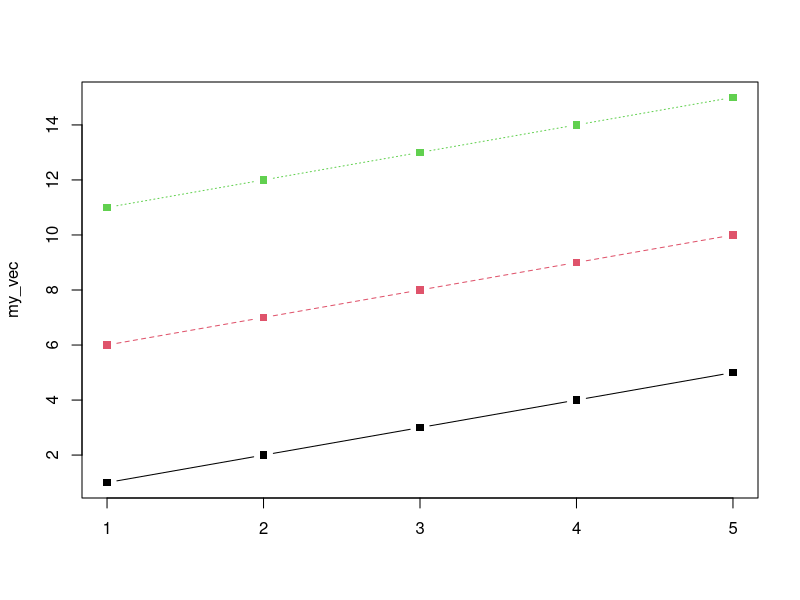
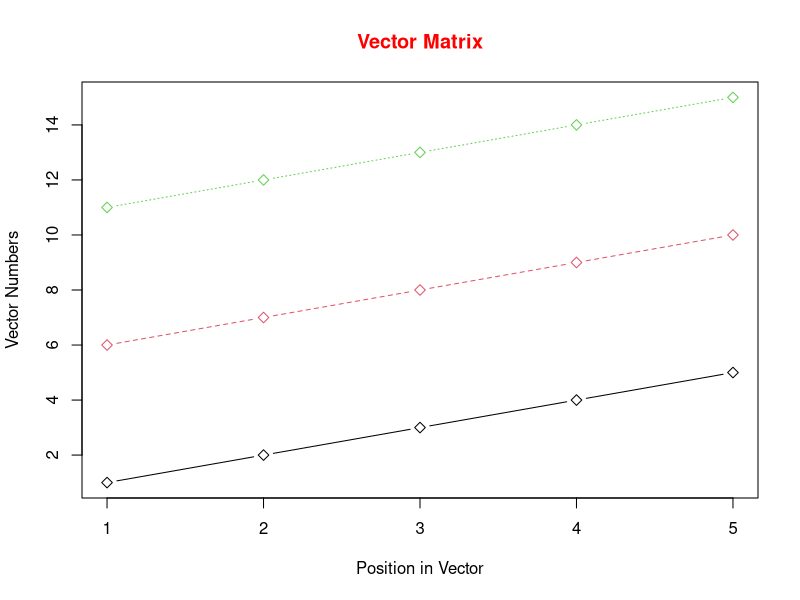
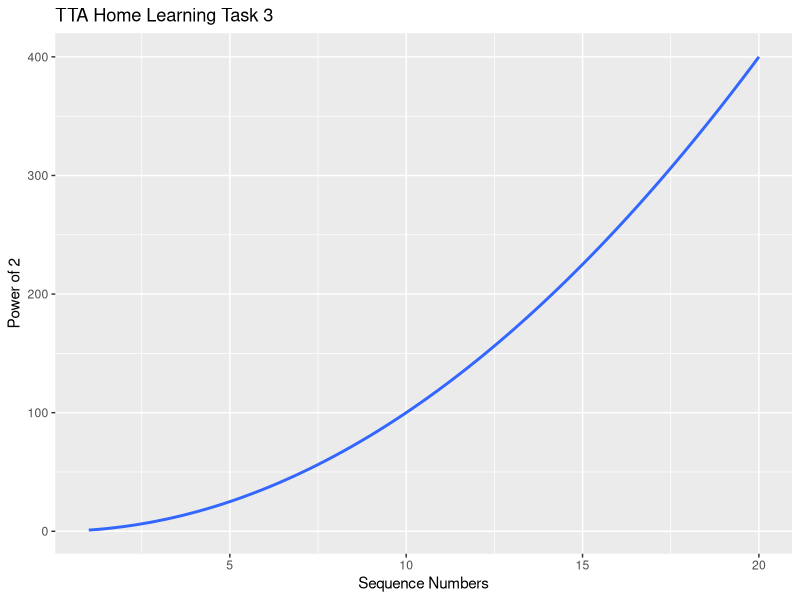
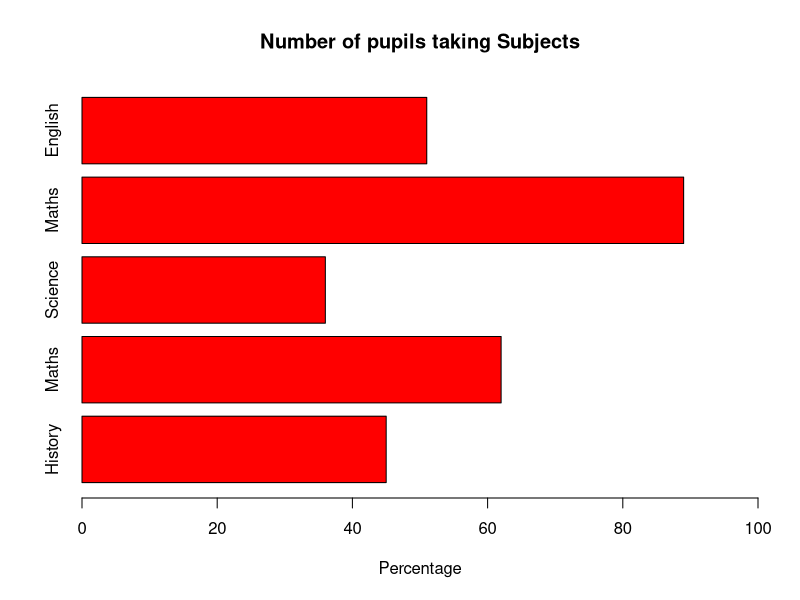

Source code (R) for these figures, in order:
# Task 1 
a <- 1:5
b <- 6:10
c <- 11:15

my_vec <- data.frame(a,b,c)
my_vec
matplot(my_vec, type ="b", pch=15, col=1:3)

matplot(my_vec, type ="b", pch=5, ylab="")

title(xlab= "Position in Vector", ylab = "Vector Numbers", main = "Vector Matrix", col.main="Red")

# Task 2
Employee_Names <- c('John Birch', 'Mary Lowe', 'Craig Evans', 'Tess Smith', 'Terry Nixen')
Employee_Ages <- c(42,26,32,51,28)
Employee_Role <- c('Manager', 'Assitant','Assistant','Director','Manager')
Employee_Service <- c(10,5,2,23,7)

Employees <- data.frame(Employee_Names,Employee_Ages,Employee_Role,Employee_Service)

Employees

# Task 3
library(ggplot2)

x_data <- 1:20
x_data
y_data <- x_data ^ 2
y_data

qplot(x = x_data, y = y_data, geom = "smooth", main = "TTA Home Learning Task 3", xlab = "Sequence Numbers", ylab = "Power of 2") 


# Task 4
percentage <- c(45, 62, 36, 89, 51)
subjects <- c("History", "Maths", "Science", "Maths", "English")

barplot(percentage, main = "Number of pupils taking Subjects", xlab = "Percentage",
        ylab = "", names.arg = subjects, xlim = c(0, 100), col = "red", horiz = TRUE)

# Task 5
name <- readline("What is your name? ")
age <- readline("What is your age? ")
message <- paste ("Hello", name, ", you are", age, "years old.")
message

# Task 6
sequence <- 20:50
print ("Sequence of numbers from 20 to 50:")
sequence
print ("Mean of this sequence: ")
mean(sequence)
print ("Sum of this sequence: ")
sum(sequence)

# Task 7
my_vec = sample(-50:50, 10, replace=TRUE)
print("10 random integer values between -50 and +50:")
my_vec

# Task 8
# create vector of 10 places to hold Fibonacci numbers
Fibonacci <- numeric(10)
# fill in first and second Fibonacci numbers
Fibonacci[1] <- Fibonacci[2] <- 1
# calculate next 8 Fibonacci numbers by adding previous 2
for (i in 3:10) Fibonacci[i] <- Fibonacci[i - 2] + Fibonacci[i - 1]
print("First 10 Fibonacci numbers:")
Fibonacci

# Task 9
numbers <- 1:100
fizz_buzz <- character(100)
for (i in 1:100) 
  {
  if (numbers[i] %% 3 == 0 )
    fizz_buzz[i] <- 'Fizz'
  }
for (i in 1:100) 
{
  if (numbers[i] %% 5 == 0 )
    fizz_buzz[i] <- 'Buzz'
}
for (i in 1:100) 
{
  if (numbers[i] %% 3 == 0 & numbers[i] %% 5 == 0 )
    fizz_buzz[i] <- 'FizzBuzz'
}
for (i in 1:100)
{
  msg <- c(numbers[i], fizz_buzz[i])
  print(msg)
}
